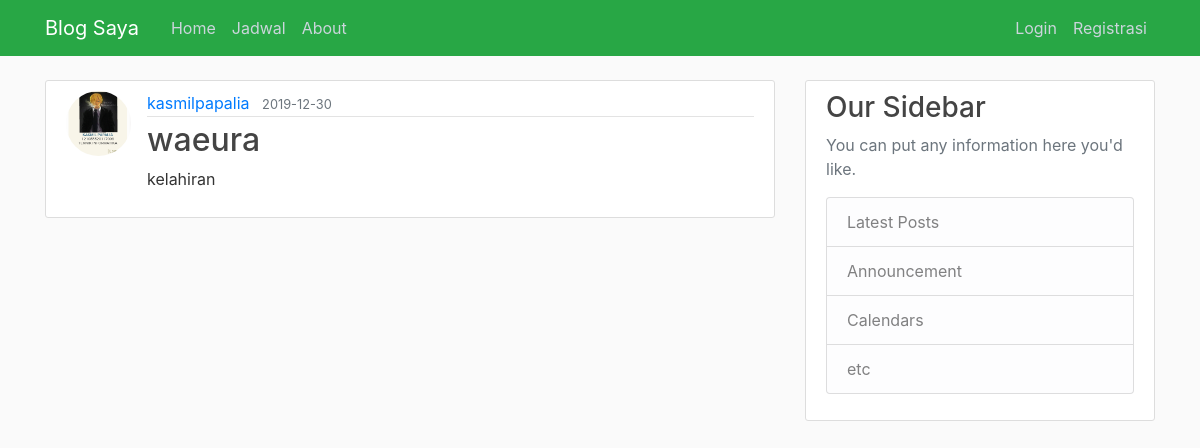
The page /home on the database its author committed.
### blog_ku/models.py (models this page shows, shortened)
class Post(db.Model):
	id = db.Column(db.Integer, primary_key=True)
	title = db.Column(db.String(100), nullable=False)
	tgl_post = db.Column(db.DateTime, nullable=False, default=datetime.utcnow)
	konten = db.Column(db.Text, nullable=False)
	user_id = db.Column(db.Integer, db.ForeignKey('user.id'), nullable=False)

class User(db.Model, UserMixin):
	id = db.Column(db.Integer, primary_key=True)
	username = db.Column(db.String(20), unique=True, nullable=False)
	email = db.Column(db.String(120), unique=True, nullable=False)
	image_file = db.Column(db.String(20), nullable=False, default='default.jpg')
	password = db.Column(db.String(60), nullable=False)
	posts = db.relationship('Post', backref='penulis', lazy=True)

### blog_ku/routes.py (the view)
@app.route("/")
@app.route("/home")
def home():
	posts = Post.query.all()
	return render_template("home.html", title='Home', data=posts)

### blog_ku/templates/home.html
{% extends "layout.html" %}
{% block content %}
	{% for post in data %}
		<article class="media content-section">
			<img class="rounded-circle article-img" src="{{ url_for('static', filename='foto_profil/' + post.penulis.image_file) }}">
			<div class="media-body">
				<div class="article-metadata">
					<a class="mr-2" href="#">{{ post.penulis.username }}</a>
					<small class="text-muted">{{ post.tgl_post.strftime('%Y-%m-%d') }}</small>
				</div>
				<h2><a class="article-title" href="{{ url_for('post', post_id=post.id) }}">{{ post.title }}</a></h2>
				<p class="article-content">{{ post.konten }}</p>
			</div>
		</article>
	{% endfor %}
{% endblock content %}

### blog_ku/static/main.css (style rules this page uses)
body { background: #fafafa; color: #333333; margin-top: 5rem; }
h1, h2, h3, h4, h5, h6 { color: #444444; }
.content-section { background: #ffffff; padding: 10px 20px; border: 1px solid #dddddd; border-radius: 3px; margin-bottom: 20px; }
.article-title { color: #444444; }
.article-content { white-space: pre-line; }
.article-img { height: 65px; width: 65px; margin-right: 16px; }
.article-metadata { padding-bottom: 1px; margin-bottom: 4px; border-bottom: 1px solid #e3e3e3; }

### rows shown on the page
Post: image_file (picture), penulis.username "kasmilpapalia", tgl_post "2019-12-30", title "waeura", konten "kelahiran"
